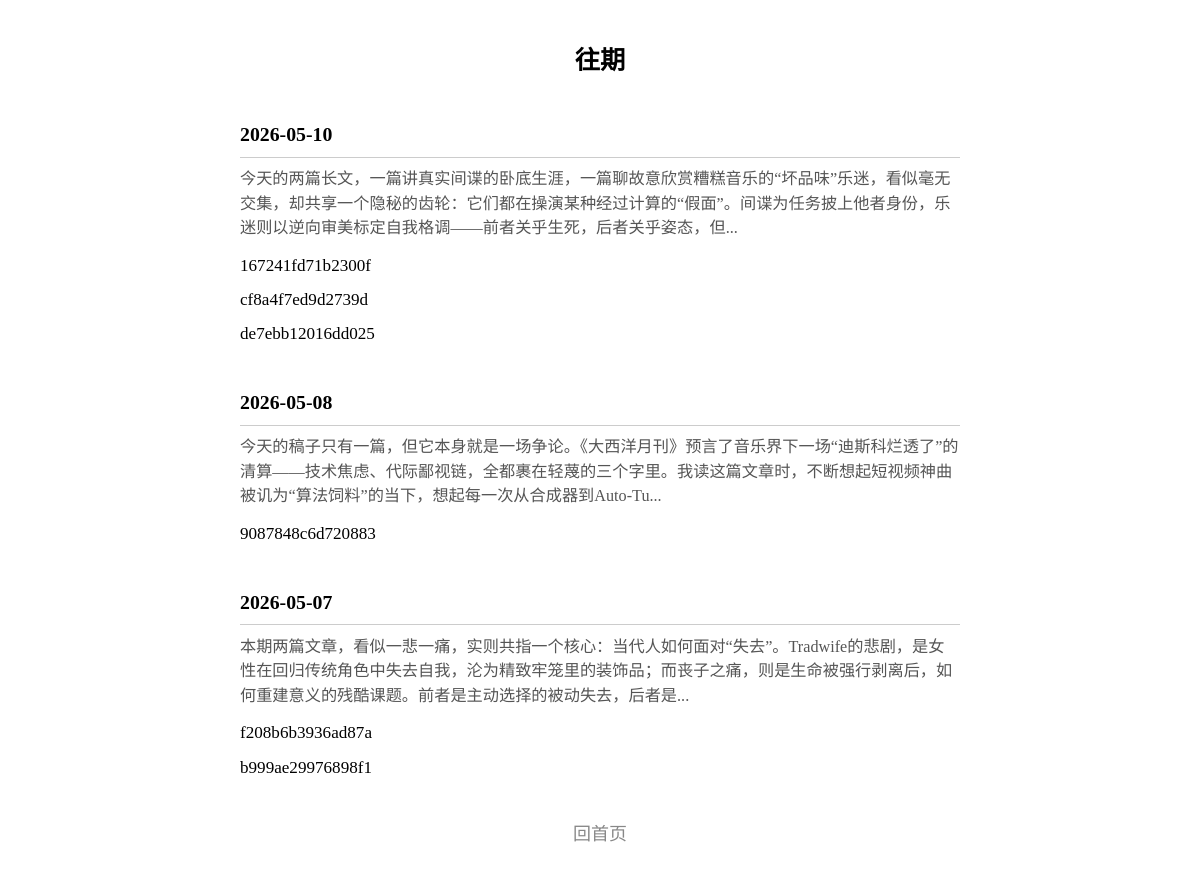
Page /archive on the committed database.
### tables this page shows
CREATE TABLE issues (
            date TEXT PRIMARY KEY,
            articles TEXT NOT NULL DEFAULT '[]',
            editor_note TEXT NOT NULL DEFAULT '',
            stats TEXT NOT NULL DEFAULT '{}',
            epub_sent_at TEXT
        );

### server.py (the view)
@app.get("/archive", response_class=HTMLResponse)
async def archive(page: int = Query(1, ge=1)):
    per_page = 20
    offset = (page - 1) * per_page
    issues = get_recent_issues(limit=per_page, offset=offset)
    template = env.get_template("archive.html")
    return template.render(issues=issues, page=page)

### templates/archive.html (shortened to what this page needs)
<!DOCTYPE html>
<html lang="zh-CN">
<head>
</head>
<body>
<h1>往期</h1>
{% for issue in issues %}
<div class="issue">
  <div class="issue-date">{{ issue.date }}</div>
  <div class="issue-note">
    {% if issue.editor_note | length > 120 %}
      {{ issue.editor_note[:120] | e }}...
    {% else %}
      {{ issue.editor_note | e }}
    {% endif %}
  </div>
  <ul>
  {% for aid in issue.articles %}
    <li><a href="/article/{{ aid }}">{{ aid }}</a></li>
  {% endfor %}
  </ul>
</div>
{% endfor %}
<div class="footer">
  <a href="/">回首页</a>
</div>
</body>
</html>

### templates/archive.html (style rules this page uses)
body { max-width:720px;margin:0 auto;padding:24px 18px;background:#fff;color:#000;font-size:18px;line-height:1.6;font-family:serif }
h1 { text-align:center;font-size:1.4em;margin-bottom:1.5em }
.issue { margin-bottom:2em }
.issue-date { font-size:1.1em;font-weight:bold;border-bottom:1px solid #ccc;padding-bottom:.3em;margin-bottom:.5em }
.issue-note { color:#555;font-size:.9em;margin-bottom:.5em;line-height:1.5 }
.issue a { text-decoration:none;color:#000 }
.issue ul { list-style:none;padding:0;margin:0 }
.issue li { padding:.2em 0;font-size:.95em }
.footer { text-align:center;margin-top:2em }
.footer a { color:#888;text-decoration:none }

### rows in the picture
issues: date "2026-05-10", editor_note "今天的两篇长文，一篇讲真实间谍的卧底生涯，一篇聊故意欣赏糟糕音乐的“坏品味”乐迷，看似毫无交集，却共享一个隐秘的齿轮：它们都在操演某种经过计算的“假面”。间谍为任务披上他者身份，乐迷则以逆向审美标定自我格调——前者关乎生死，后者关乎姿态，但", articles "167241fd71b2300f" "cf8a4f7ed9d2739d" "de7ebb12016dd025"
issues: date "2026-05-08", editor_note "今天的稿子只有一篇，但它本身就是一场争论。《大西洋月刊》预言了音乐界下一场“迪斯科烂透了”的清算——技术焦虑、代际鄙视链，全都裹在轻蔑的三个字里。我读这篇文章时，不断想起短视频神曲被讥为“算法饲料”的当下，想起每一次从合成器到Auto-Tu", articles "9087848c6d720883"
issues: date "2026-05-07", editor_note "本期两篇文章，看似一悲一痛，实则共指一个核心：当代人如何面对“失去”。Tradwife的悲剧，是女性在回归传统角色中失去自我，沦为精致牢笼里的装饰品；而丧子之痛，则是生命被强行剥离后，如何重建意义的残酷课题。前者是主动选择的被动失去，后者是", articles "f208b6b3936ad87a" "b999ae29976898f1"
